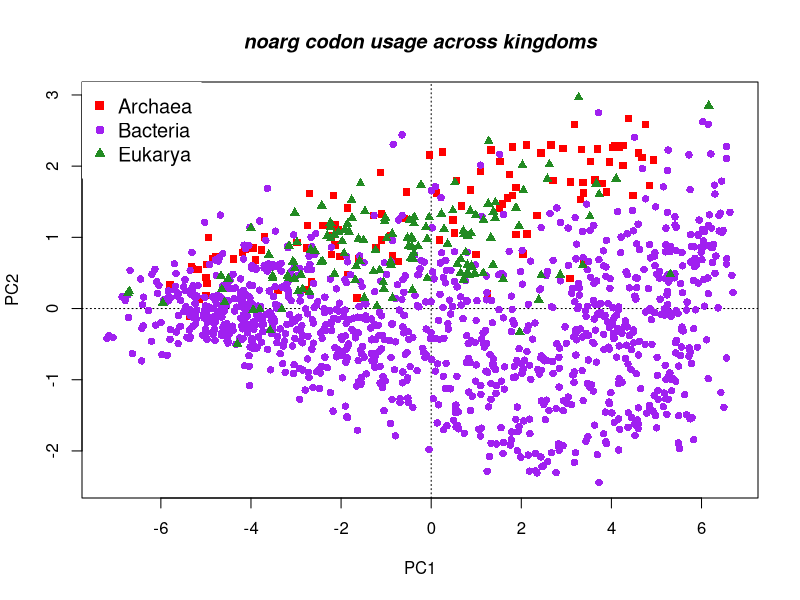
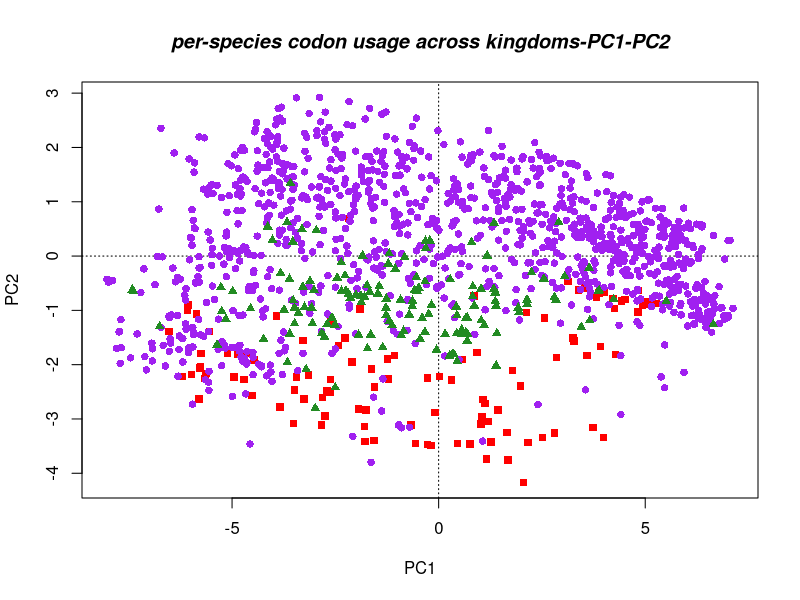
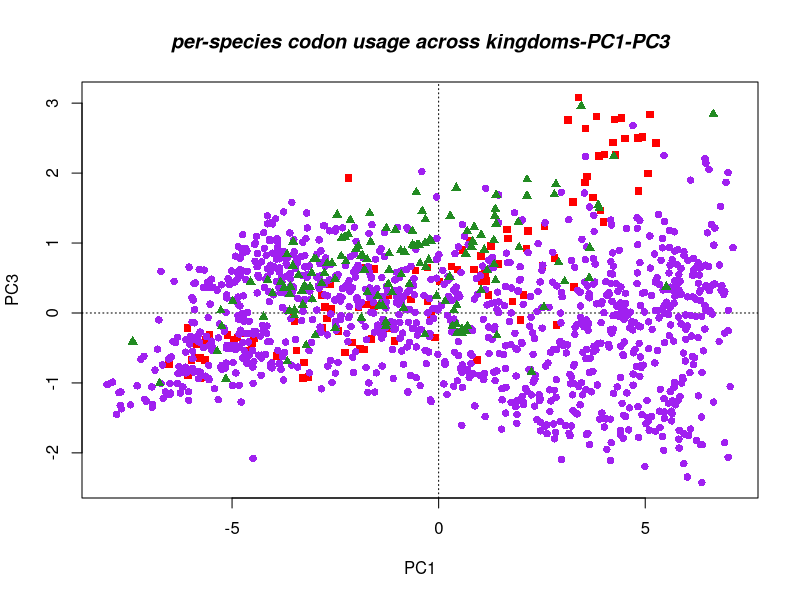
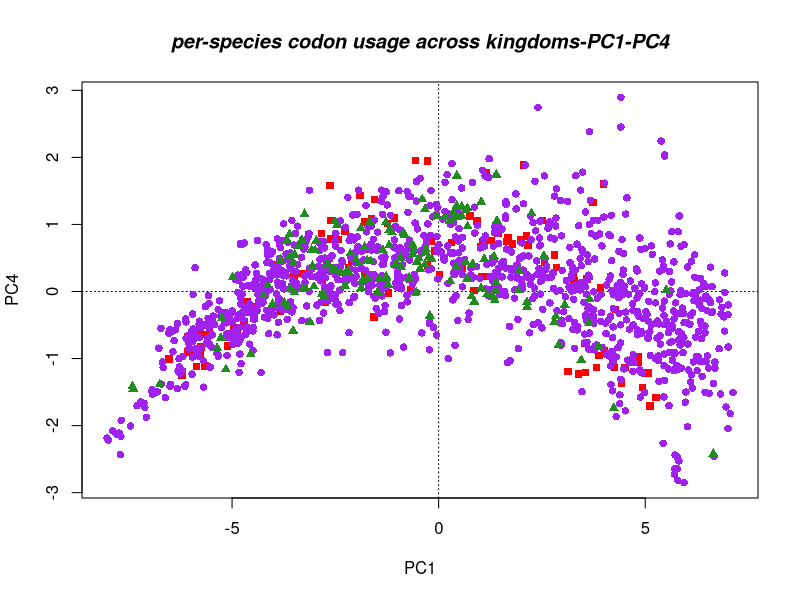
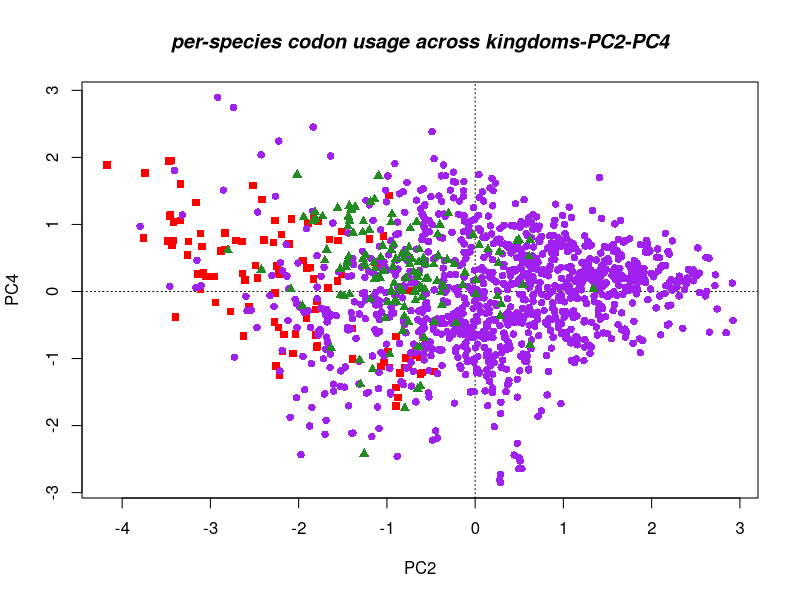
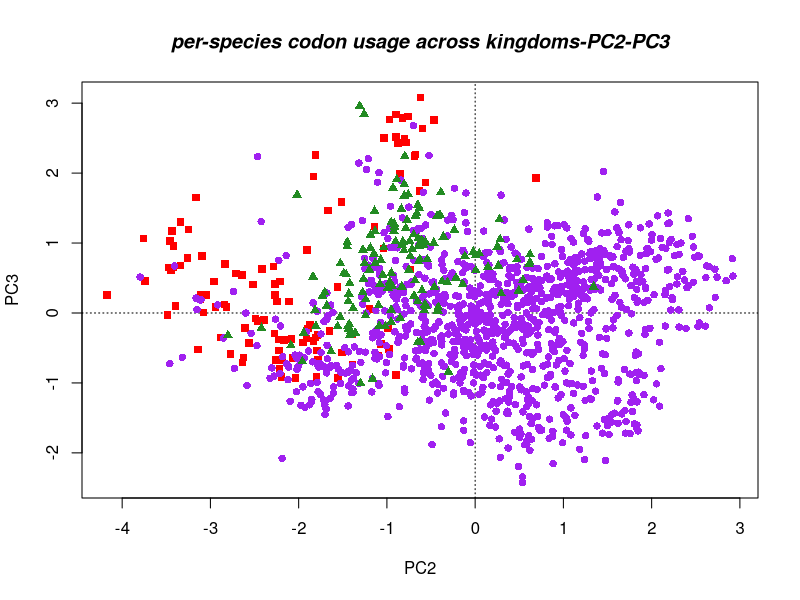
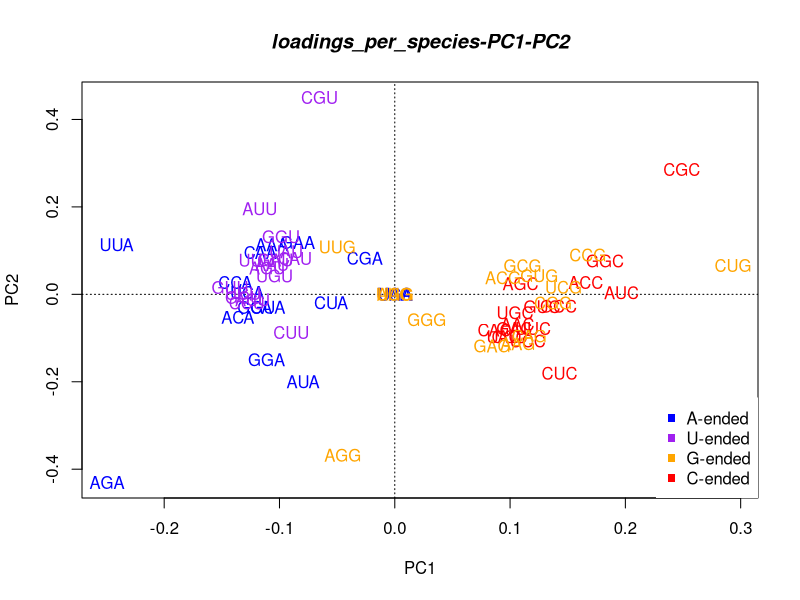
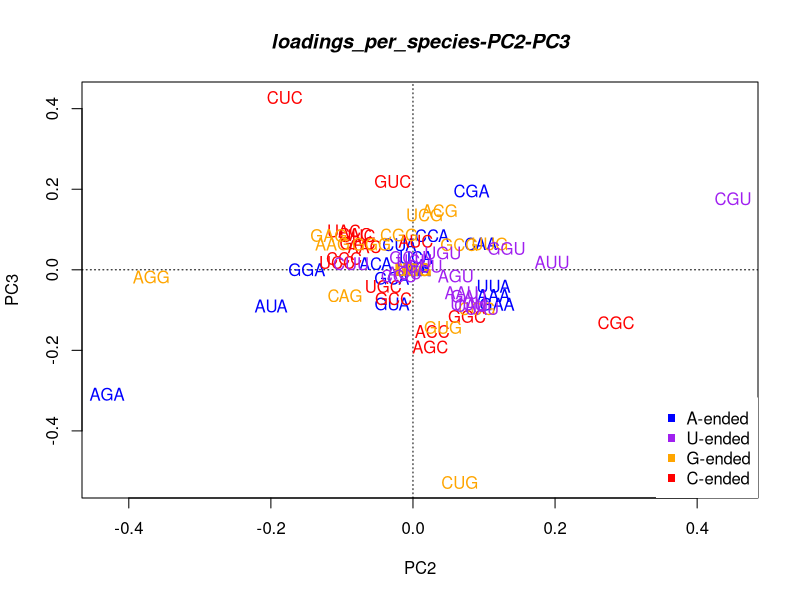

These figures' R source, in order:
# 1. READ RSCU DATA PER-SPECIES

dat_allGC<-read.table("dat/per_species_codonusage_RSCU_ALL_emblcds.txt", header=T)# ordered RSCU values, 120 first species are ARCH, next 1341 are BACT, next 164 are EUK

# 2. BUILD PCA
model_allGC<-prcomp(dat_allGC)
summary(model_allGC) # PC1 = 71.6%; PC2 = 7.6%

# 3. GET SCORES MATRIX PCA
scores_allGC<-model_allGC$x
scores_data_allGC<-as.matrix(scores_allGC[,1:4])
pc1_all_allGC<-as.vector(scores_data_allGC[,1])
pc2_all_allGC<-as.vector(scores_data_allGC[,2])
pc3_all_allGC<-as.vector(scores_data_allGC[,3])
pc4_all_allGC<-as.vector(scores_data_allGC[,4])

# 4. SUBDIVIDE SCORES PER KINGDOM
arch_allGC<-scores_data_allGC[1:120,] 		# 120
bact_allGC<-scores_data_allGC[121:1461,]  	# 1341
euk_allGC<-scores_data_allGC[1462:1625,]	# 164 --> total = 1625
pc1_arch_allGC<-as.vector(arch_allGC[,1])
pc2_arch_allGC<-as.vector(arch_allGC[,2])
pc3_arch_allGC<-as.vector(arch_allGC[,3])
pc4_arch_allGC<-as.vector(arch_allGC[,4])
pc1_euk_allGC<-as.vector(euk_allGC[,1])
pc2_euk_allGC<-as.vector(euk_allGC[,2])
pc3_euk_allGC<-as.vector(euk_allGC[,3])
pc4_euk_allGC<-as.vector(euk_allGC[,4])
pc1_bact_allGC<-as.vector(bact_allGC[,1])
pc2_bact_allGC<-as.vector(bact_allGC[,2])
pc3_bact_allGC<-as.vector(bact_allGC[,3])
pc4_bact_allGC<-as.vector(bact_allGC[,4])

# 5. GET LOADINGS MATRIX PCA
loadings_allGC<-model_allGC$rotation
loadings_data_allGC<-as.matrix(loadings_allGC[,1:4])
loadings_pc1<-as.vector(loadings_data_allGC[,1])
loadings_pc2<-as.vector(loadings_data_allGC[,2])
loadings_pc3<-as.vector(loadings_data_allGC[,3])
loadings_pc4<-as.vector(loadings_data_allGC[,4])

# 6. PLOT PCA SCORES PC1-PC2

setwd("./results")

plot_pca_scores<-function(pc1_all_allGC,pc2_all_allGC,pc1_arch_allGC,pc2_arch_allGC,pc1_bact_allGC,pc2_bact_allGC,pc1_euk_allGC,pc2_euk_allGC,xlab,ylab,main) {
pdf(file=paste(main,".pdf",sep=""), height=7, width=7)
plot(pc1_all_allGC, pc2_all_allGC, type="n", xlab=xlab, ylab=ylab)
title(main=main, col.main="black", font.main=4)
abline(v=0, lty=3)
abline(h=0, lty=3)
points(pc1_arch_allGC, pc2_arch_allGC, pch=15, col="red")
points(pc1_bact_allGC, pc2_bact_allGC, pch=16, col="purple")
points(pc1_euk_allGC, pc2_euk_allGC, pch=17,col="forestgreen")
#legend('topright', cex=1.2,ncol=1,c('Archaea','Bacteria','Eukarya'),col=c('red','purple','forestgreen'),pch=c(15,16,17), box.col="white")
dev.off()
}

plot_pca_scores(pc1_all_allGC,pc2_all_allGC,pc1_arch_allGC,pc2_arch_allGC,pc1_bact_allGC,pc2_bact_allGC,pc1_euk_allGC,pc2_euk_allGC,"PC1","PC2","per-species codon usage across kingdoms-PC1-PC2")
plot_pca_scores(pc1_all_allGC,pc3_all_allGC,pc1_arch_allGC,pc3_arch_allGC,pc1_bact_allGC,pc3_bact_allGC,pc1_euk_allGC,pc3_euk_allGC,"PC1","PC3","per-species codon usage across kingdoms-PC1-PC3")
plot_pca_scores(pc1_all_allGC,pc4_all_allGC,pc1_arch_allGC,pc4_arch_allGC,pc1_bact_allGC,pc4_bact_allGC,pc1_euk_allGC,pc4_euk_allGC,"PC1","PC4","per-species codon usage across kingdoms-PC1-PC4")
plot_pca_scores(pc2_all_allGC,pc4_all_allGC,pc2_arch_allGC,pc4_arch_allGC,pc2_bact_allGC,pc4_bact_allGC,pc2_euk_allGC,pc4_euk_allGC,"PC2","PC4","per-species codon usage across kingdoms-PC2-PC4")
plot_pca_scores(pc2_all_allGC,pc3_all_allGC,pc2_arch_allGC,pc3_arch_allGC,pc2_bact_allGC,pc3_bact_allGC,pc2_euk_allGC,pc3_euk_allGC,"PC2","PC3","per-species codon usage across kingdoms-PC2-PC3")


# 7. PLOT PCA LOADINGS PC1-PC2

# Separate labels in order to color according to its last codon --> use data_allGC, which can be used for all plots
labels_A<-rownames(loadings_data_allGC)[c(1,5,9,13,17,21,25,29,33,37,41,45,49,53,57,61)]
labels_C<-rownames(loadings_data_allGC)[c(2,6,10,14,18,22,26,30,34,38,42,46,50,54,58,62)]
labels_G<-rownames(loadings_data_allGC)[c(3,7,11,15,19,23,27,31,35,39,43,47,51,55,59,63)]
labels_U<-rownames(loadings_data_allGC)[c(4,8,12,16,20,24,28,32,36,40,44,48,52,56,60,64)]


plot_loadings<-function(loadings_pc1,loadings_pc2,xlab,ylab, main) {
    # loadings pc1
    loadings_pc1_A<-loadings_pc1[c(1,5,9,13,17,21,25,29,33,37,41,45,49,53,57,61)]
    loadings_pc1_C<-loadings_pc1[c(2,6,10,14,18,22,26,30,34,38,42,46,50,54,58,62)]
    loadings_pc1_G<-loadings_pc1[c(3,7,11,15,19,23,27,31,35,39,43,47,51,55,59,63)]
    loadings_pc1_U<-loadings_pc1[c(4,8,12,16,20,24,28,32,36,40,44,48,52,56,60,64)]

    # loadings pc2
    loadings_pc2_A<-loadings_pc2[c(1,5,9,13,17,21,25,29,33,37,41,45,49,53,57,61)]
    loadings_pc2_C<-loadings_pc2[c(2,6,10,14,18,22,26,30,34,38,42,46,50,54,58,62)]
    loadings_pc2_G<-loadings_pc2[c(3,7,11,15,19,23,27,31,35,39,43,47,51,55,59,63)]
    loadings_pc2_U<-loadings_pc2[c(4,8,12,16,20,24,28,32,36,40,44,48,52,56,60,64)]

    pdf(file=paste(main,".pdf",sep=""), height=7, width=7)
    plot(loadings_pc1,loadings_pc2, type="n", xlab=xlab, ylab=ylab)
    title(main=main, col.main="black", font.main=4)
    abline(v=0, lty=3)
    abline(h=0, lty=3)
    text(loadings_pc1_A,loadings_pc2_A, labels_A, col="blue", xpd=T)
    text(loadings_pc1_C,loadings_pc2_C, labels_C, col="red", xpd=T)
    text(loadings_pc1_G,loadings_pc2_G, labels_G, col="orange", xpd=T)
    text(loadings_pc1_U,loadings_pc2_U, labels_U, col="purple", xpd=T)
    legend('bottomright', cex=1,ncol=1,c('A-ended','U-ended','G-ended','C-ended'),col=c('blue','purple','orange','red'),pch=c(15,15,15,15), box.col="white")
    dev.off()
}

plot_loadings(loadings_pc1,loadings_pc2,"PC1","PC2", "loadings_per_species-PC1-PC2")
plot_loadings(loadings_pc2,loadings_pc3,"PC2","PC3", "loadings_per_species-PC2-PC3")
plot_loadings(loadings_pc1,loadings_pc3,"PC1","PC3", "loadings_per_species-PC1-PC3")
plot_loadings(loadings_pc2,loadings_pc4,"PC2","PC4", "loadings_per_species-PC2-PC4")
plot_loadings(loadings_pc1,loadings_pc4,"PC1","PC4", "loadings_per_species-PC1-PC4")


##########################

# ANALYSIS OF ONLY ARG ###

##########################

arg_dat_allGC<-cbind(dat_allGC$CGU, dat_allGC$CGC, dat_allGC$CGA, dat_allGC$CGG, dat_allGC$AGA, dat_allGC$AGG)
colnames(arg_dat_allGC)=c("CGU","CGC","CGA","CGG","AGA","AGG")
arg_model_allGC<-prcomp(arg_dat_allGC)
summary(arg_model_allGC)
arg_scores_allGC<-arg_model_allGC$x
arg_scores_data_allGC<-as.matrix(arg_scores_allGC[,1:2])
arg_pc1_all_allGC<-as.vector(arg_scores_data_allGC[,1])
arg_pc2_all_allGC<-as.vector(arg_scores_data_allGC[,2])

#GET SCORES FOR ARCH,EUK AND BACT

arg_arch_allGC<-arg_scores_data_allGC[1:120,] 		# 120
arg_bact_allGC<-arg_scores_data_allGC[121:1461,]  	# 1341
arg_euk_allGC<-arg_scores_data_allGC[1462:1625,]	# 164 --> total = 1625
arg_pc1_arch_allGC<-as.vector(arg_arch_allGC[,1])
arg_pc2_arch_allGC<-as.vector(arg_arch_allGC[,2])
arg_pc1_euk_allGC<-as.vector(arg_euk_allGC[,1])
arg_pc2_euk_allGC<-as.vector(arg_euk_allGC[,2])
arg_pc1_bact_allGC<-as.vector(arg_bact_allGC[,1])
arg_pc2_bact_allGC<-as.vector(arg_bact_allGC[,2])


# PLOT PCA SCORES

pdf(file="arg_scores_by_kingdom.pdf", height=7, width=7)
plot(arg_pc1_all_allGC, arg_pc2_all_allGC, type="n", xlab="PC1", ylab="PC2")
title(main="ARG codon usage across kingdoms (all GC's)", col.main="black", font.main=4)
abline(v=0, lty=3)
abline(h=0, lty=3)
points(arg_pc1_arch_allGC, arg_pc2_arch_allGC, pch=15, col="red")
points(arg_pc1_bact_allGC, arg_pc2_bact_allGC, pch=16, col="purple")
points(arg_pc1_euk_allGC, arg_pc2_euk_allGC, pch=17,col="forestgreen")
#arrows(0, 0, X[,1], X[,2], len=0.1, col="black")
#text(1.4*X, rownames(X), col="black", xpd=T)
legend('topright', cex=1.2,ncol=1,c('Archaea','Bacteria','Eukarya'),col=c('red','purple','forestgreen'),pch=c(15,16,17), box.col="white")
dev.off()

# BOXPLOTS
pdf(file="arg_boxplot.pdf", height=7, width=7)
arg_dat_allGC<-arg_dat_allGC[,order(colnames(arg_dat_allGC))]
arg_dat_arch<-arg_dat_allGC[1:120,] 		# 120
arg_dat_bact<-arg_dat_allGC[121:1461,]  	# 1341
arg_dat_euk<-arg_dat_allGC[1462:1625,]	# 164 --> total = 1625
par(mfrow=c(3,1))
boxplot(arg_dat_arch, col="red",cex.axis=2)
abline(h=1,lty=2)
boxplot(arg_dat_bact, col="purple",cex.axis=2)
abline(h=1,lty=2)
boxplot(arg_dat_euk, col="forestgreen",cex.axis=2)
abline(h=1,lty=2)
dev.off()

#################################

# ANALYSIS OF  ALL EXCEPT ARG ###

#################################

arg_codons<-c("CGU","CGC","CGA","CGG","AGA","AGG")
noarg_dat_allGC<-dat_allGC[,!(colnames(dat_allGC) %in% arg_codons), drop = FALSE]

noarg_model_allGC<-prcomp(noarg_dat_allGC)
noarg_scores_allGC<-noarg_model_allGC$x
noarg_scores_data_allGC<-as.matrix(noarg_scores_allGC[,1:2])
noarg_pc1_all_allGC<-as.vector(noarg_scores_data_allGC[,1])
noarg_pc2_all_allGC<-as.vector(noarg_scores_data_allGC[,2])

#GET SCORES FOR ARCH,EUK AND BACT

noarg_arch_allGC<-noarg_scores_data_allGC[1:120,] 		# 120
noarg_bact_allGC<-noarg_scores_data_allGC[121:1461,]  	# 1341
noarg_euk_allGC<-noarg_scores_data_allGC[1462:1625,]	# 164 --> total = 1625
noarg_pc1_arch_allGC<-as.vector(noarg_arch_allGC[,1])
noarg_pc2_arch_allGC<-as.vector(noarg_arch_allGC[,2])
noarg_pc1_bact_allGC<-as.vector(noarg_bact_allGC[,1])
noarg_pc2_bact_allGC<-as.vector(noarg_bact_allGC[,2])
noarg_pc1_euk_allGC<-as.vector(noarg_euk_allGC[,1])
noarg_pc2_euk_allGC<-as.vector(noarg_euk_allGC[,2])

# PLOT PCA SCORES

#pdf(file="noarg_scores_by_kingdom_RGF_allGC.pdf", height=7, width=7)
plot(noarg_pc1_all_allGC, noarg_pc2_all_allGC, type="n", xlab="PC1", ylab="PC2")
title(main="noarg codon usage across kingdoms", col.main="black", font.main=4)
abline(v=0, lty=3)
abline(h=0, lty=3)
points(noarg_pc1_arch_allGC, noarg_pc2_arch_allGC, pch=15, col="red")
points(noarg_pc1_bact_allGC, noarg_pc2_bact_allGC, pch=16, col="purple")
points(noarg_pc1_euk_allGC, noarg_pc2_euk_allGC, pch=17,col="forestgreen")
legend('topleft', cex=1.2,ncol=1,c('Archaea','Bacteria','Eukarya'),col=c('red','purple','forestgreen'),pch=c(15,16,17), box.col="white")
#dev.off()



